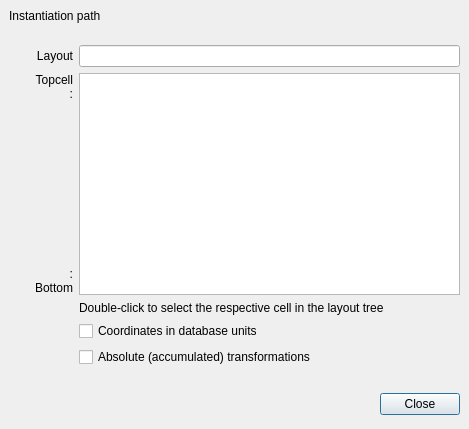
<ui version="4.0" >
 <class>InstantiationForm</class>
 <widget class="QDialog" name="InstantiationForm" >
  <property name="geometry" >
   <rect>
    <x>0</x>
    <y>0</y>
    <width>469</width>
    <height>429</height>
   </rect>
  </property>
  <property name="windowTitle" >
   <string>Instantiation Path</string>
  </property>
  <layout class="QGridLayout" >
   <property name="margin" >
    <number>9</number>
   </property>
   <property name="spacing" >
    <number>6</number>
   </property>
   <item rowspan="3" row="3" column="2" >
    <widget class="QListWidget" name="list" />
   </item>
   <item row="10" column="0" colspan="3" >
    <spacer>
     <property name="orientation" >
      <enum>Qt::Vertical</enum>
     </property>
     <property name="sizeType" >
      <enum>QSizePolicy::Fixed</enum>
     </property>
     <property name="sizeHint" stdset="0" >
      <size>
       <width>332</width>
       <height>16</height>
      </size>
     </property>
    </spacer>
   </item>
   <item row="11" column="0" colspan="3" >
    <widget class="QFrame" name="frame5" >
     <property name="frameShape" >
      <enum>QFrame::NoFrame</enum>
     </property>
     <property name="frameShadow" >
      <enum>QFrame::Raised</enum>
     </property>
     <layout class="QGridLayout" >
      <property name="margin" >
       <number>0</number>
      </property>
      <property name="spacing" >
       <number>4</number>
      </property>
      <item row="0" column="0" >
       <spacer>
        <property name="orientation" >
         <enum>Qt::Horizontal</enum>
        </property>
        <property name="sizeType" >
         <enum>QSizePolicy::Expanding</enum>
        </property>
        <property name="sizeHint" stdset="0" >
         <size>
          <width>91</width>
          <height>31</height>
         </size>
        </property>
       </spacer>
      </item>
      <item row="0" column="3" >
       <widget class="QPushButton" name="close_button" >
        <property name="text" >
         <string>Close</string>
        </property>
       </widget>
      </item>
     </layout>
    </widget>
   </item>
   <item rowspan="3" row="3" column="0" >
    <spacer>
     <property name="orientation" >
      <enum>Qt::Horizontal</enum>
     </property>
     <property name="sizeType" >
      <enum>QSizePolicy::Fixed</enum>
     </property>
     <property name="sizeHint" stdset="0" >
      <size>
       <width>20</width>
       <height>151</height>
      </size>
     </property>
    </spacer>
   </item>
   <item row="7" column="2" >
    <widget class="QCheckBox" name="dbu_cb" >
     <property name="text" >
      <string>Coordinates in database units</string>
     </property>
    </widget>
   </item>
   <item row="5" column="1" >
    <widget class="QLabel" name="label_2" >
     <property name="text" >
      <string>:
Bottom</string>
     </property>
     <property name="alignment" >
      <set>Qt::AlignRight|Qt::AlignTrailing|Qt::AlignVCenter</set>
     </property>
    </widget>
   </item>
   <item row="6" column="2" >
    <widget class="QLabel" name="label_4" >
     <property name="text" >
      <string>Double-click to select the respective cell in the layout tree</string>
     </property>
     <property name="wordWrap" >
      <bool>true</bool>
     </property>
    </widget>
   </item>
   <item row="0" column="0" colspan="3" >
    <widget class="QLabel" name="title_lbl" >
     <property name="text" >
      <string>Instantiation path</string>
     </property>
    </widget>
   </item>
   <item row="1" column="0" colspan="3" >
    <spacer>
     <property name="orientation" >
      <enum>Qt::Vertical</enum>
     </property>
     <property name="sizeType" >
      <enum>QSizePolicy::Fixed</enum>
     </property>
     <property name="sizeHint" stdset="0" >
      <size>
       <width>332</width>
       <height>16</height>
      </size>
     </property>
    </spacer>
   </item>
   <item row="2" column="2" >
    <widget class="QLineEdit" name="layout_le" >
     <property name="readOnly" >
      <bool>true</bool>
     </property>
    </widget>
   </item>
   <item row="4" column="1" >
    <spacer>
     <property name="orientation" >
      <enum>Qt::Vertical</enum>
     </property>
     <property name="sizeHint" stdset="0" >
      <size>
       <width>37</width>
       <height>101</height>
      </size>
     </property>
    </spacer>
   </item>
   <item row="2" column="0" colspan="2" >
    <widget class="QLabel" name="label_3" >
     <property name="text" >
      <string>Layout</string>
     </property>
     <property name="alignment" >
      <set>Qt::AlignRight|Qt::AlignTrailing|Qt::AlignVCenter</set>
     </property>
    </widget>
   </item>
   <item row="3" column="1" >
    <widget class="QLabel" name="label" >
     <property name="text" >
      <string>Topcell
:</string>
     </property>
     <property name="alignment" >
      <set>Qt::AlignRight|Qt::AlignTrailing|Qt::AlignVCenter</set>
     </property>
    </widget>
   </item>
   <item row="8" column="2" >
    <widget class="QCheckBox" name="abs_cb" >
     <property name="text" >
      <string>Absolute (accumulated) transformations</string>
     </property>
    </widget>
   </item>
  </layout>
 </widget>
 <layoutdefault spacing="6" margin="11" />
 <tabstops>
  <tabstop>layout_le</tabstop>
  <tabstop>list</tabstop>
  <tabstop>dbu_cb</tabstop>
  <tabstop>abs_cb</tabstop>
  <tabstop>close_button</tabstop>
 </tabstops>
 <resources/>
 <connections>
  <connection>
   <sender>close_button</sender>
   <signal>clicked()</signal>
   <receiver>InstantiationForm</receiver>
   <slot>accept()</slot>
   <hints>
    <hint type="sourcelabel" >
     <x>298</x>
     <y>234</y>
    </hint>
    <hint type="destinationlabel" >
     <x>174</x>
     <y>128</y>
    </hint>
   </hints>
  </connection>
 </connections>
</ui>
